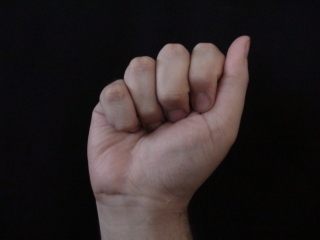
#> input picture Closed/00000.jpg, 320 x 240 px
$ python -i testing_model.py   (imports and definitions only)   (older library calls are emulated)
#> lines starting #> are read from the running program, lines starting #| are printed output that depends on the picture; after the words box and inside, x2 and y2 are one past the last pixel; in counts of white or black regions, pixels touching at a corner belong together
#> further down, picture is the input picture: shape (240, 320, 3); mean B, G, R 36.2, 35.9, 43.5

import os
import numpy as np
import pandas as pd
import cv2
import skin_detector
from keras.models import Sequential
from keras.layers import Dense, Conv2D, MaxPooling2D, Dropout, Flatten
from keras.preprocessing.image import ImageDataGenerator
from keras.utils import to_categorical
import matplotlib.pyplot as plt
from sklearn.model_selection import train_test_split
from keras.models import model_from_json
import imutils

# [1 line that did not run here, left out]
# [1 line that did not run here, left out]

image_dims = (80, 80)
# [17 lines of commented-out code are left out]

# [1 line not run here, left out]
# [1 line that did not run here, left out]
# [1 line not run here, left out]
# [1 line that did not run here, left out]
# load weights into new model
# [4 lines not run here, left out]


X = []
y = []
# [19 lines not run here, left out]

X = np.array(X)
y = np.array(y)

# [1 line that did not run here, left out]
# [1 line that did not run here, left out]
# [4 lines not run here, left out]


def get_border(img):
        gray = cv2.cvtColor(img, cv2.COLOR_BGR2GRAY)
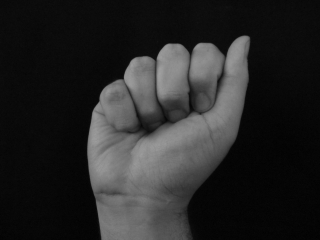
#> gray: shape (240, 320); min 1, max 161, mean 38.2
        gray = cv2.GaussianBlur(gray, (5, 5), 0)
        thresh = cv2.threshold(gray, 110, 255, cv2.THRESH_BINARY_INV)[1]
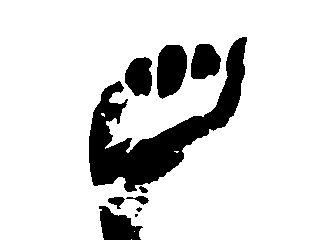
#> thresh: shape (240, 320); 85% white; 10 black regions (2 under 20 px), largest, box (x1, y1, x2, y2) and area: (89, 37, 247, 192) 7352, (157, 45, 187, 99) 1287, (99, 206, 143, 240) 936
        thresh = cv2.erode(thresh, None, iterations=2)
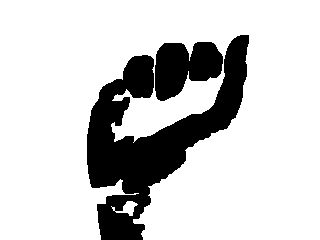
#> thresh: shape (240, 320); 80.5% white; 2 black regions, box (x1, y1, x2, y2) and area: (87, 35, 249, 240) 12259, (155, 42, 223, 101) 2747
        thresh = cv2.dilate(thresh, None, iterations=2)
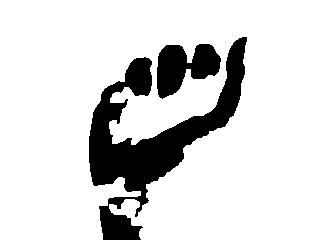
#> thresh: shape (240, 320); 84.6% white; 2 black regions
        cnts = cv2.findContours(
            thresh.copy(), cv2.RETR_EXTERNAL, cv2.CHAIN_APPROX_SIMPLE)
#> cnts = 1 contour; box (x1, y1, x2, y2) and area: (0, 0, 320, 240) 66101
        cnts = cnts[0] if imutils.is_cv2() else cnts[1]
        if cnts:
            c = max(cnts, key=cv2.contourArea)
#> c = contour of 454 points, box (x1, y1, x2, y2) (0, 0, 320, 240), area 66101
            cv2.drawContours(img, [c], -1, (0, 255, 255), 2)
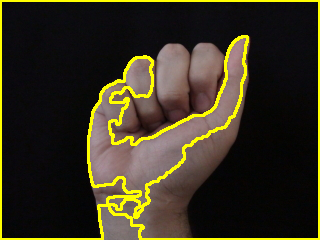
#> img: shape (240, 320, 3); 7.42% of pixels changed, all inside (x1, y1, x2, y2) = (0, 0, 320, 240)
            extLeft = tuple(c[c[:, :, 0].argmin()][0])
#> extLeft = (0, 0)
            extRight = tuple(c[c[:, :, 0].argmax()][0])
#> extRight = (319, 239)
            extTop = tuple(c[c[:, :, 1].argmin()][0])
#> extTop = (0, 0)
            extBot = tuple(c[c[:, :, 1].argmax()][0])
#> extBot = (0, 239)
            return thresh, extLeft, extRight, extTop, extBot
        return thresh, -1, -1, -1, -1


# [52 lines not run here, left out]

>>> import cv2
>>> picture = cv2.imread('Closed/00000.jpg')
>>> result = get_border(picture)
#> result = 5 items

$ run again, on Closed/00001.jpg
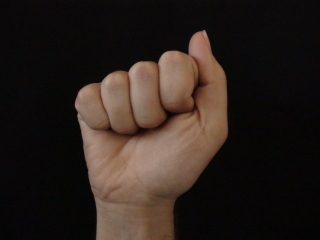
#> input picture Closed/00001.jpg, 320 x 240 px
#> picture is the input picture: shape (240, 320, 3); mean B, G, R 28.6, 33.4, 43.4
#> in get_border, `thresh = cv2.dilate(thresh, None, iterations=2)`:
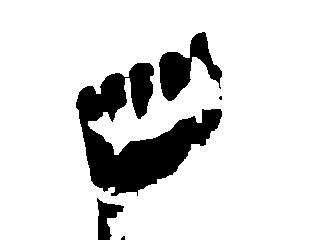
#> thresh: shape (240, 320); 86% white; 5 black regions (2 under 20 px)
#> cnts = 1 contour; box (x1, y1, x2, y2) and area: (0, 0, 320, 240) 75606
#> c = contour of 46 points, box (x1, y1, x2, y2) (0, 0, 320, 240), area 75606
#> in get_border, `cv2.drawContours(img, [c], -1, (0, 255, 255), 2)`:
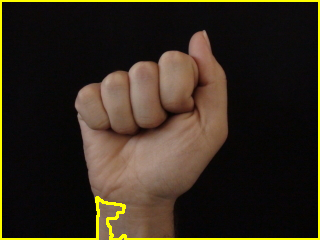
#> img: shape (240, 320, 3); 3.39% of pixels changed, all inside (x1, y1, x2, y2) = (0, 0, 320, 240)
#> extLeft = (0, 0)
#> extRight = (319, 239)
#> extTop = (0, 0)
#> extBot = (0, 239)
#> result = 5 items

$ run again, on Closed/00004.jpg
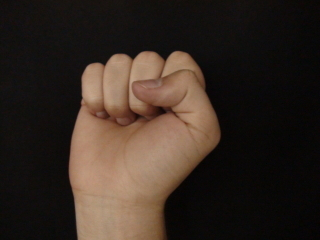
#> input picture Closed/00004.jpg, 320 x 240 px
#> picture is the input picture: shape (240, 320, 3); mean B, G, R 34.2, 42, 53.6
#> in get_border, `thresh = cv2.dilate(thresh, None, iterations=2)`:
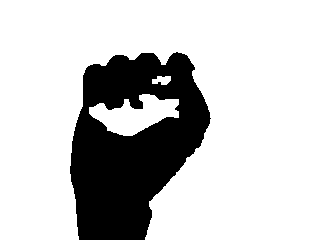
#> thresh: shape (240, 320); 78% white; 1 black region
#> cnts = 3 contours; box (x1, y1, x2, y2) and area: (0, 0, 320, 240) 56913, (89, 94, 179, 136) 1994, (152, 76, 171, 85) 102
#> c = contour of 216 points, box (x1, y1, x2, y2) (0, 0, 320, 240), area 56913
#> in get_border, `cv2.drawContours(img, [c], -1, (0, 255, 255), 2)`:
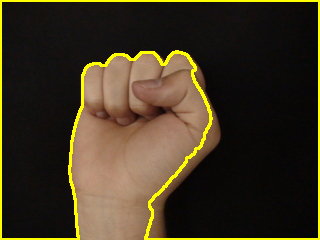
#> img: shape (240, 320, 3); 5.01% of pixels changed, all inside (x1, y1, x2, y2) = (0, 0, 320, 240)
#> extLeft = (0, 0)
#> extRight = (319, 239)
#> extTop = (0, 0)
#> extBot = (0, 239)
#> result = 5 items
